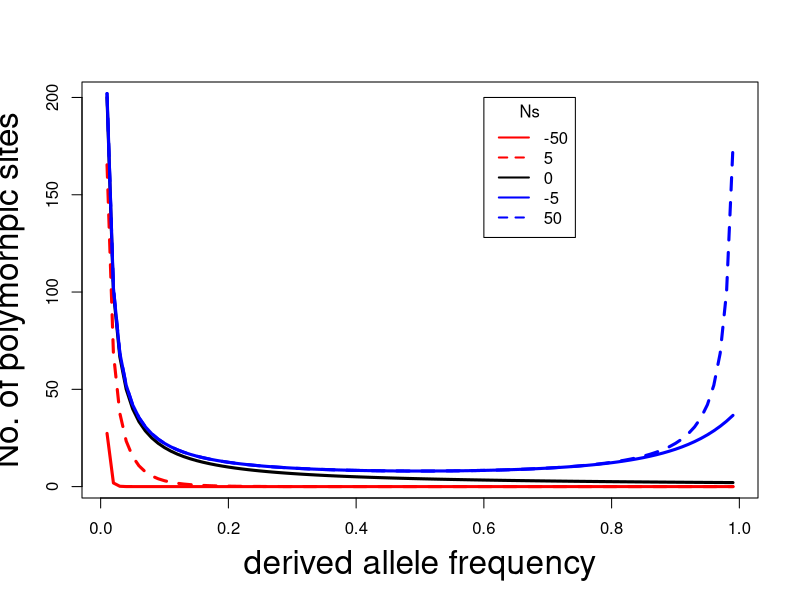

Reproduce this figure in R.
## ---- chunk 1
knitr::opts_chunk$set(echo = TRUE)
## ---- chunk 2
# expected freq spectra
f <- function(q, ns){
  frq = 2/(q*(1-q)) * (1 - exp(-4*ns*(1-q))) / (1 - exp(-4*ns))
  return(frq)}
q <- seq(from = 0.01, to =0.99, by=0.01)
## Ploting function
plot(q, f(q, ns=0.01), type="l", lty=1, lwd=3, xlab="derived allele frequency", ylab="No. of polymorhpic sites", cex.lab=2)
lines(q, f(q, ns=-50), type="l", lty=1, lwd=3, col="red") #this represents under strong selection, select against rare
lines(q, f(q, ns=-5), type="l", lty=2, lwd=3, col="red") #select agains rare alleles
lines(q, f(q, ns=5), type="l", lty=1, lwd=3, col="blue") #advantageous being selected
lines(q, f(q, ns=50), type="l", lty=2, lwd=3, col="blue") #advantageous being selected
legend(0.6, 200, title="Ns", legend=c("-50", "5", "0", "-5", "50"), 
       col=c("red", "red", "black", "blue", "blue"), 
       lty=c(1,2,1,1,2), cex=1, lwd=2)
